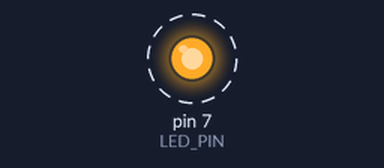
Bench run of a sketch on a simulated Arduino Uno, built with avr-gcc and run on an emulated ATmega328P. On the bench: output pins drawn as LEDs (lit = HIGH). Dashed ring = blinking.

Above: at 0.5 s.
Timing chart, 0 to 4.6 s (numbered marks = the images above):
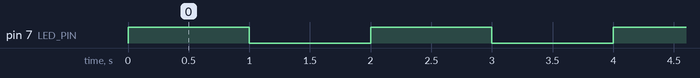

The sketch:

led_control01.ino
```cpp
#define LED_PIN 7
#define DELAY 1000

void setup() {
    pinMode(LED_PIN, OUTPUT);
}

void loop() {
    digitalWrite(LED_PIN, HIGH);
    delay(DELAY);
    digitalWrite(LED_PIN, LOW);
    delay(DELAY);
}
```

Measured:
- by itself, pin 7 (LED_PIN): alternates HIGH for 1.0 s and LOW for 1.0 s
